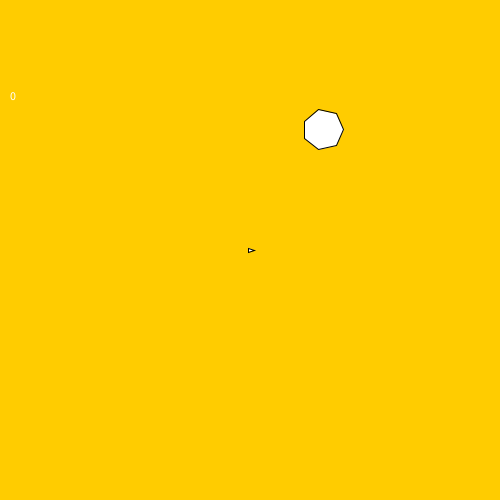
Frame 1 (no input)
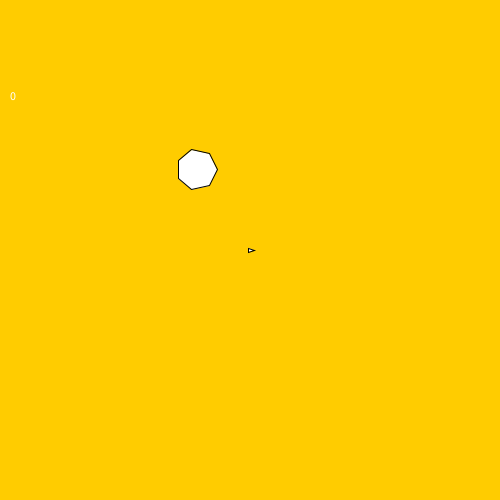
Frame 60 (the mouse pressed at the canvas centre just before this capture)
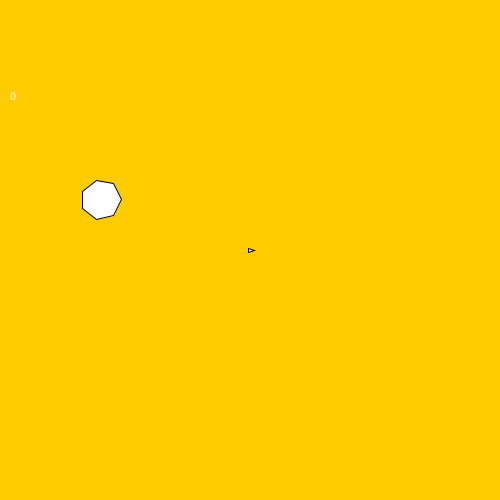
Frame 120 (the mouse held since frame 60 and released just before this capture)

The Processing sketch that drew these frames (run headless with seeded random() and noise(); from frame 60 on, the mouse is pressed at the canvas centre):

// Processing sketch: cs2_collisions
// ── cs2_collisions.pde
import java.util.HashSet;

// Detect collitions between Breakers and Asteroids.  Remove the
// Asteroids involved in collisions, and replace them with smalller
// Asteroids.  Remove Breakers involved in collisions.
void handleCollisions() {
     // Asteroids which collided this timestep
  HashSet<Asteroid> collisions = new HashSet();

  // Breakers which collided this timestep.
  HashSet<Breaker> usedBreakers = new HashSet();

  // Keep track of which objects collided.  Don't delete them inside
  // the loop, because that messes up the Iterator.
  for (Breaker b : breakers) {
    for (Asteroid a : asteroids) {
      if (colliding(a, b)) {
        collisions.add(a);
        usedBreakers.add(b);
      }
    }
  }
 scr = scr + collisions.size();
  // Split or remove the Asteroids which collided
  for (Asteroid a : collisions) {
    asteroids.remove(a);
       if (a.canSplit()) {
         children = a.children();
         asteroids.add(children.a);
         asteroids.add(children.b);
       }
  }
  
  // Remove the Breakers which collided
  for (Breaker b : usedBreakers) {
    breakers.remove(b);
  }
}

// The number of (random) elements to create.
int initialAsteroids = 1;
int initialBreakers = 0;

ArrayList<Asteroid> asteroids = new ArrayList();
ArrayList<Breaker> breakers = new ArrayList();

// Store time (ms) of last update.
float t, last_t, dt;
Pair<Asteroid, Asteroid> children;
hero h;
soucer s;
int scr;
int pow;
int powcount;
boolean die;
void setup() {
  begin();
  size(500,500);
}
void begin(){
  s = new soucer();
  h = new hero();
  // Make random Asteroids
  asteroids = new ArrayList();
  int i = 0;
  while(i < initialAsteroids) {
    asteroids.add(new Asteroid());
    i++;
  }
  // Randomly place Breakers
  i = 0;
  while(i < initialBreakers) {
    breakers.add(new Breaker());
    i++;
  }
  die = false;
}

void draw() {
  //displays score
  String scrb = str(scr);
  clear();
  background(255, 204, 0);
  fill(255);
  text(scrb ,10,100);
  
  //displays power if any
  if(powcount > 0){
    powcount--;
    println("pow:");
    println(pow);
    if(pow == 1){
      println("here");
      String power = "shotgun";
      text(power, 10, 130); 
    }else if(pow == 2){ 
      String power = "invincible"; 
      text(power, 10, 130);
    }
  }
  // Render all the Asteroids
  for(Asteroid a : asteroids) {
    a.render();
  }

  // Render all the Breakers
  for(Breaker b : breakers) {
    b.update();
    b.render();
  }

  // Update the positions of the Asteroids
  t = millis();
  dt = last_t - t;
  last_t = t;
  
  //deals with astroid hitting shit 
  for(Asteroid a : asteroids) {
    a.update(dt);
    if (hith(a)){
      die = true;
    }
  }
  if (die){
     initialAsteroids = 1;
     scr = 0;
     begin(); 
  }
  
  handleCollisions();
  
  s.apea();
  s.update();
  s.render();
  
  h.render();
  
  if (souchit()){
    begin(); 
  }
  //starts new level if all astroid are destroyed
  int na = asteroids.size();
  if (na == 0){
    initialAsteroids++;
    begin(); 
  }
}
//checks astroid breaked collision
boolean colliding(Asteroid ac, Breaker bc){
  PVector acc = ac.c();
  PVector bcc = bc.c();  
  float acr = ac.radius();
  float dis = acc.dist(bcc);
  if (dis < acr + 5){
    return true;
  }
  else{
    return false;
  }
}


void distance(PVector ast1, PVector ast2){
  float xdis = ast1.x - ast2.x;    
  float ydis = ast1.y - ast2.y;
  float dis = sqrt(sq(ydis)+sq(xdis));
}


void keyPressed() {
    if (keyCode == UP){
      h.up();
    }
    if (keyCode == LEFT){
      h.l();
    }    
    if (keyCode == RIGHT){
      h.r();
    }
    if (keyCode == DOWN){
      h.down();
    }    
    //alows player to sacrafice score to apply a power at random
    if (keyCode == CONTROL){
      if(scr >= initialAsteroids*10){
        scr = scr - 10*initialAsteroids;
        pow = int(random(1,3));
        h.setpower(pow);
        powcount = 150;
      }
    }
}

//checks astroid hero collision
boolean hith(Asteroid ac){
 PVector acc = ac.c();
 PVector bcc = h.c();  
 float acr = ac.radius();
 float dis = acc.dist(bcc);
 if (dis < acr + 2){
   return true;
  }
  else{
    return false;
  }
}
//checks weather the soucer and hero are hitting
boolean souchit(){
 PVector soucc = s.cen;
 PVector bcc = h.c();
 float dis1 = soucc.dist(bcc);
 if (dis1 <  7){
   return true;
  }
  else{
    return false;
  }
}
// ── Asteroid.pde
class Asteroid {
     final int size;  // number of sides
     PVector center;  // position of center, in screen coordinates
     final PVector v;  // velocity, per second, in screen coordinates
     int radius;
  Asteroid(int s, PVector c, PVector v_) {
    size = s;
    center = c;
    v = v_;
  }
  
  // Create a new Asteroid with a random position & velocity.  The
  // position is uniformly distributed over the window area.  The
  // velocity is in a random direction, always with magnitude 100
  // pixels/second.
  Asteroid() {
    size = 7;
    center = new PVector(random(width), random(height));
    v = new PVector(100,0);
    v.rotate(random(TWO_PI));
  } 

  // Update the position of the Asteroid according to its velocity.
  // The argument dt is the elapsed time in milliseconds since the
  // last update.  Modifies the Asteroid.
  public void update(float dt) {
    PVector dv = v.copy();
    dv.mult(dt/1000);
    center.add(dv);
    center.x = (center.x+width) % width;
    center.y = (center.y+height) % height;
  }
  int childShape(){
    return size-1;
  }
  boolean canSplit(){
   if (size > 4){
     return true;
   }else{
     return false; 
   }
  }
  float radius(){
    return (pow((1.27),(size-4))*10);
  }
  // Draw a polygon with the current style.  `polygon(x, y, r, n)
  // draws a n-sided polygon with its circumcenter at (x,y), with a
  // distance r from the center to each vertex.
  private void polygon(float x, float y, float radius, int npoints) {
  float angle = TWO_PI / npoints;
  beginShape();
  for (float a = 0; a < TWO_PI; a += angle) {
    float sx = x + cos(a) * radius;
    float sy = y + sin(a) * radius;
    vertex(sx, sy);
  }
  endShape(CLOSE);
  }
  void render(){
    fill(255);
    polygon(center.x, center.y, this.radius(), size);
  }
  PVector c(){
    return center;
  }
  float radi(){
    return radius; 
  }
  //returns 2 velocities for children 
  Pair<PVector, PVector> childVelocity(){
    v.mult(1.1);
    PVector as1 = v;
    PVector as2 = v.copy();
    as1.rotate(radians(30));
    as2.rotate(radians(-30));
    Pair<PVector, PVector> childV = new Pair(as1, as2);
    return(childV);
  }
  //returns and creates two child astroids
  Pair<Asteroid, Asteroid> children(){
    int sizec = childShape();
    Pair<PVector, PVector> velc = this.childVelocity();
    Asteroid astc1 = new Asteroid(sizec, center.copy(),  velc.a); 
    Asteroid astc2 = new Asteroid(sizec, center,  velc.b); 
    Pair<Asteroid, Asteroid> child = new Pair(astc1, astc2);
    return child;
  }
}
// ── Breaker.pde
class Breaker {
  PVector center;
  PVector vel;

  //stationary breaker constructer
  Breaker(PVector c) {
    center = c;
    vel = new PVector(0, 0); 
  }
  //constructer for moving breakers shot
  Breaker(PVector c, float vx, float vy){
     center = c; 
     vel = new PVector(vx, vy); 
  }

  // Create a Breaker with a random position, uniformly distributed
  // over the area of the window.
  Breaker() {
    center = new PVector(random(width), random(height));
  }
  
  float radius() {
    return 5;
  }
  void update() {
     center = center.add(vel); 
  }
  void render() {
    fill(255);
    stroke(0);
    ellipse(center.x, center.y, 5, 5);
  }
  PVector c(){
    return center;
  }
}
// ── Pair.pde
// A Pair holds two values.  These values can be of any two types A
// and B, so Pair is parameterized by these types.  To actually use
// Pair, replace A and B with real types.
class Pair<A, B> {
  public final A a;
  public final B b;
  
  Pair(A a_, B b_) {
    a = a_;
    b = b_;
  }
  }
// ── hero.pde
class hero{
  float ang;
  PVector vel;
  PVector cen;
  float recentshots;
  int status;
  int statuscount;
  hero(){
    cen = new PVector(width/2, height/2);
    ang = 0;
    vel = new PVector (0,0);
    status = 0;
  }
  //moves forward
  void up(){
    vel.add(cos(ang), sin(ang));
  }
  //turns counterclockwise
  void l(){
    ang = ang - .2;
  }    
  //turns clockwise
  void r(){
    ang = ang + .2;
  }
  // shoots breakers
  void down(){
    //checks to see how many breakers were shot recently
    if (recentshots < 2){
      breakers.add(new Breaker(cen.copy(), 20*cos(ang), 20*sin(ang)));
      //if status is 1 you ahve "shotgun" super power
      if (status == 1){
        breakers.add(new Breaker(cen.copy(), 20*cos(ang+.1), 20*sin(ang+.1)));
        breakers.add(new Breaker(cen.copy(), 20*cos(ang-.1), 20*sin(ang-.1))); 
      }
      recentshots++;
    }
  }
  //gives 'status' whitch is like a power helpign the hero
  void setpower(int p){
    //applys status
    status = p;
    statuscount = 150;
  }
  void render(){
    if(statuscount > 0){
    //decreases recentshots with time
      statuscount--;
    }
    else{
       status = 0;  
    }
    //decreases recentshots with time
    if (recentshots > 0){
      recentshots = recentshots - .05;
    }
    cen = new PVector((cen.x+width) % width , (cen.y+width) % width);
    cen.add(vel);
    /*comented out would apply drag
    PVector vs = vel.copy();
    if(mag(vs.x , vs.y) > .01){
      vs.normalize();
      vs.mult(.01);
    }
    vs.mult(-1);
    vel.add(vs);*/
    pushMatrix();
      translate(cen.x ,cen.y);
      rotate(ang);
      //changes color depending on status
      if(status == 1){
        fill(255, 0, 0);
      }else if(status == 2){
        fill(0, 0, 0, 100);
      }else{
        fill(255);
      }
      triangle(-2, -2, -2, 2, 4, 0);
    popMatrix();
  }
  PVector c(){
  //if status is 2 it returns fake PVector that will nto colide with anything
  if (status ==2){
   PVector fake = new PVector(-100, -100);
   return fake;
  }else{
   return cen;
  }
  }
}

/*  a hero class
will have a centerx and centery an angle(all floats)
forward left and right will change the angle and down will shoor breakers and it a 
collision test with asteroids and call void setup if they collide
you also need a function in breakers causing them to move and give it a pvector for
veloctiy and be removed if they are off the scren
*/
// ── soucer.pde
class soucer{
   PVector cen;
   PVector vel;
   int change = 0;
   int apear = 0;
   boolean isthere;
   soucer(){
     isthere = false;
     //cen is negative to avoid collisions
     cen = new PVector(-100, -100);
   }
  //makes the soucer apear with increasing probability everytiem it is called
  void apea(){
    //makes sure it isnt already drawn
    if (isthere == false){
      float chance = random (1, 2000);
      apear++;
      // checks to see if it will apear
      if(apear > chance){
        isthere = true;
        //whitch is a slightly random variable whitch stores where the soucer will come in
        int whitch = apear % 8;
        //gives random distance from the corner to start
        float varix = random(0, width / 2);
        float variy = random(0, height / 2);
        //draws possible starting points for the soucer and has it heading toward the center at 45 degrees
        if (whitch==0){
          cen = new PVector(0, variy);
          vel = new PVector(2, 2);
        }
        if (whitch==1){
          cen = new PVector(width, variy);
          vel = new PVector(-2, 2);
        }
        if (whitch==2){
          cen = new PVector(width, height-variy);
          vel = new PVector(-2, -2);
        }
        if (whitch==3){
          cen = new PVector(0, height-variy);
          vel = new PVector(2, -2);
        }        
        if (whitch==4){
          cen = new PVector(width-varix, height);
          vel = new PVector(-2, -2);
        }        
        if (whitch==5){
          cen = new PVector(varix, height);
          vel = new PVector(2, -2);
        }
        if (whitch==6){
          cen = new PVector(varix, 0);
          vel = new PVector(2, 2);
        }
        if (whitch==7){
          cen = new PVector(width-varix, 0);
          vel = new PVector(-2, 2);
        }
      }
    }
  }
  void update(){
    //makes sure it shoudl be drawn
    if (isthere == true){
      cen.add(vel);
      //counts up and has it change directions every 100 calls
      change++;
      if(change > 100){
        //randomly switches x and y half the time
        float plusminus = random(1);
        if (plusminus > .5){
          vel.x = vel.x*(-1);
        }
        plusminus = random(1);
        if (plusminus > .5){
          vel.y = vel.y*(-1);
        }
        change = 0;
      }
      //wraps around edge of screen
    cen = new PVector((cen.x+width) % width , (cen.y+width) % width);
    }
  }
  //draws soucer
  void render(){
    if (isthere == true){
      pushMatrix();
        fill(255, 0, 255);
        translate(cen.x ,cen.y);
        ellipse(0,0, 10, 10);
      popMatrix();
    }
  }
  //returns center
  PVector center(){
     return cen; 
  }
}
